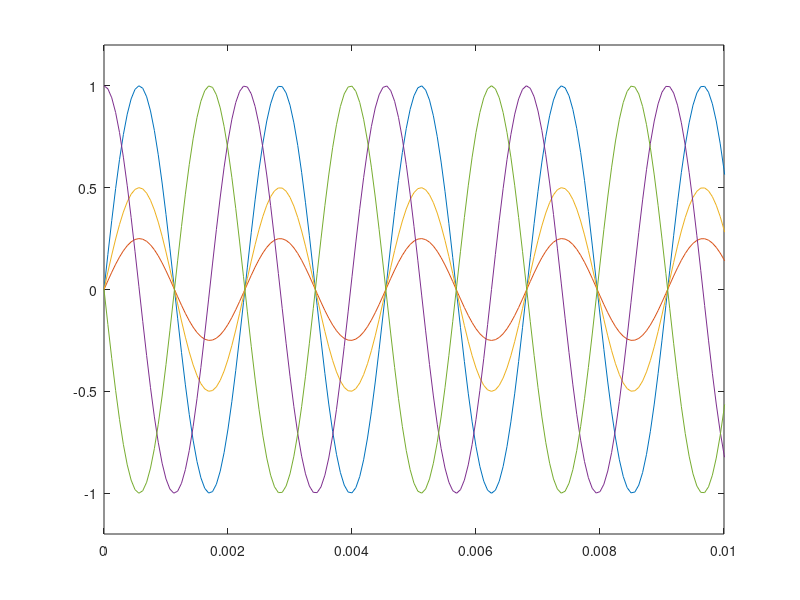

This chart was generated by the following MATLAB code:
clear;

Fs = 16000;         %samplingfreq = 16khz
f1 = 440;           %freq = 440hz
t = [0:Fs-1]/Fs;    %time
ph1 = 90*pi/180;    %phase1 = 90deg
ph2 = 180*pi/180;   %phase2 = 180deg

y1 = sin(2*pi*f1*t);    
y2 = 0.25 * sin(2*pi*f1*t); %amp = 0.25x
y3 = 0.50 * sin(2*pi*f1*t); %amp = 0.50x
y4 = sin(2*pi*f1*t + ph1);  %init phase = 90deg
y5 = sin(2*pi*f1*t + ph2);  %init phase = 180deg

plot(t, y1, t, y2, t, y3, t, y4, t, y5);
axis([0 0.01 -1.2 1.2]);

all = [y1 y1 y1 y1:y2 y3 y4 y5];
soundsc(all, Fs);